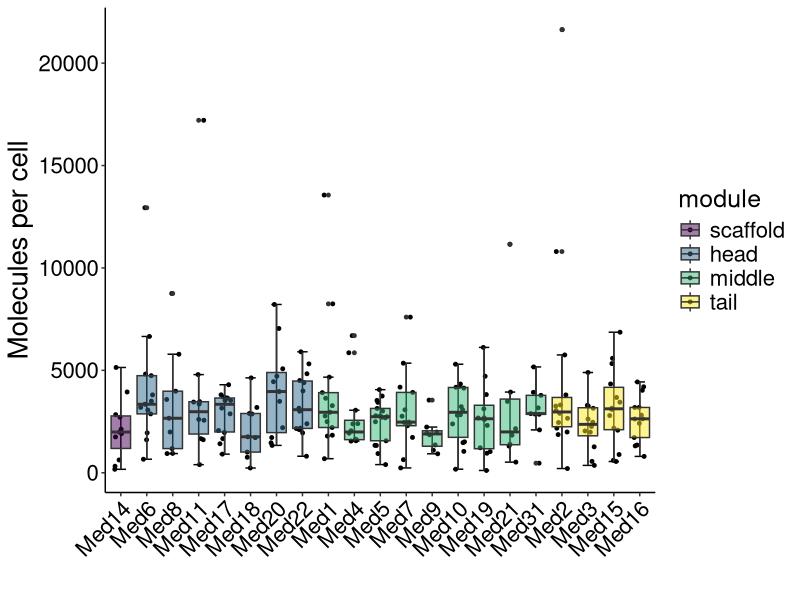

This chart was generated by the following R code:
library(readxl)
library(tidyverse)

med <- read_tsv("core_mediator_complex_annotations.txt")
abundance <- read_xlsx("1-s2.0-S240547121730546X-mmc5.xlsx", skip = 1)

abundance_trimmed <- select(abundance, -c(1,3:6))

pivoted <- pivot_longer(abundance_trimmed, -c(1), names_to = "study", values_to = "quant") %>%
    filter(`Standard Name` %in% med$gene) %>%
    left_join(., med, by = c("Standard Name" = "gene")) %>%
    mutate(module = factor(module, levels = c("scaffold",
                                              "head",
                                              "middle",
                                              "tail"))) 
gene_order <- c("RGR1", 
                "MED6", "MED8", "MED11", "SRB4", "SRB5", "SRB2", "SRB6",
                "MED1", "MED4", "NUT1", "MED7", "CSE2", "NUT2", "ROX3", "SRB7", "SOH1",
                "MED2", "PGD1", "GAL11", "SIN4")

aka_order <- c("Med14",
               "Med6", "Med8", "Med11", "Med17", "Med18", "Med20", "Med22",
               "Med1", "Med4", "Med5", "Med7", "Med9", "Med10", "Med19", "Med21", "Med31",
               "Med2", "Med3", "Med15", "Med16")

pivoted$aka <- factor(pivoted$aka, levels = aka_order)

p <- ggplot(pivoted, aes(x = aka, y = quant, fill = module)) +
    stat_boxplot(geom = "errorbar", width = 0.4) +
    geom_jitter(position = position_jitter(height = 0, 
                                           width = 0.25), 
                size = 1, 
                na.rm = T) +
    geom_boxplot(width = 0.75, 
                 alpha = 0.5, 
                 outlier.size = 1, 
                 outlier.alpha = 1,
                 na.rm = T) +
    theme_classic() +
    theme(axis.text.x = element_text(angle = 45, hjust = 1),
          axis.text = element_text(color = "black", size = 16),
          axis.title = element_text(size = 20),
          legend.text = element_text(size = 16),
          legend.title = element_text(size = 18)) +
    xlab("") +
    ylab("Molecules per cell") +
    scale_fill_viridis_d() 

ggsave(p, filename = "abundance_boxplot.png", width = 8, height = 6, units = "in")
